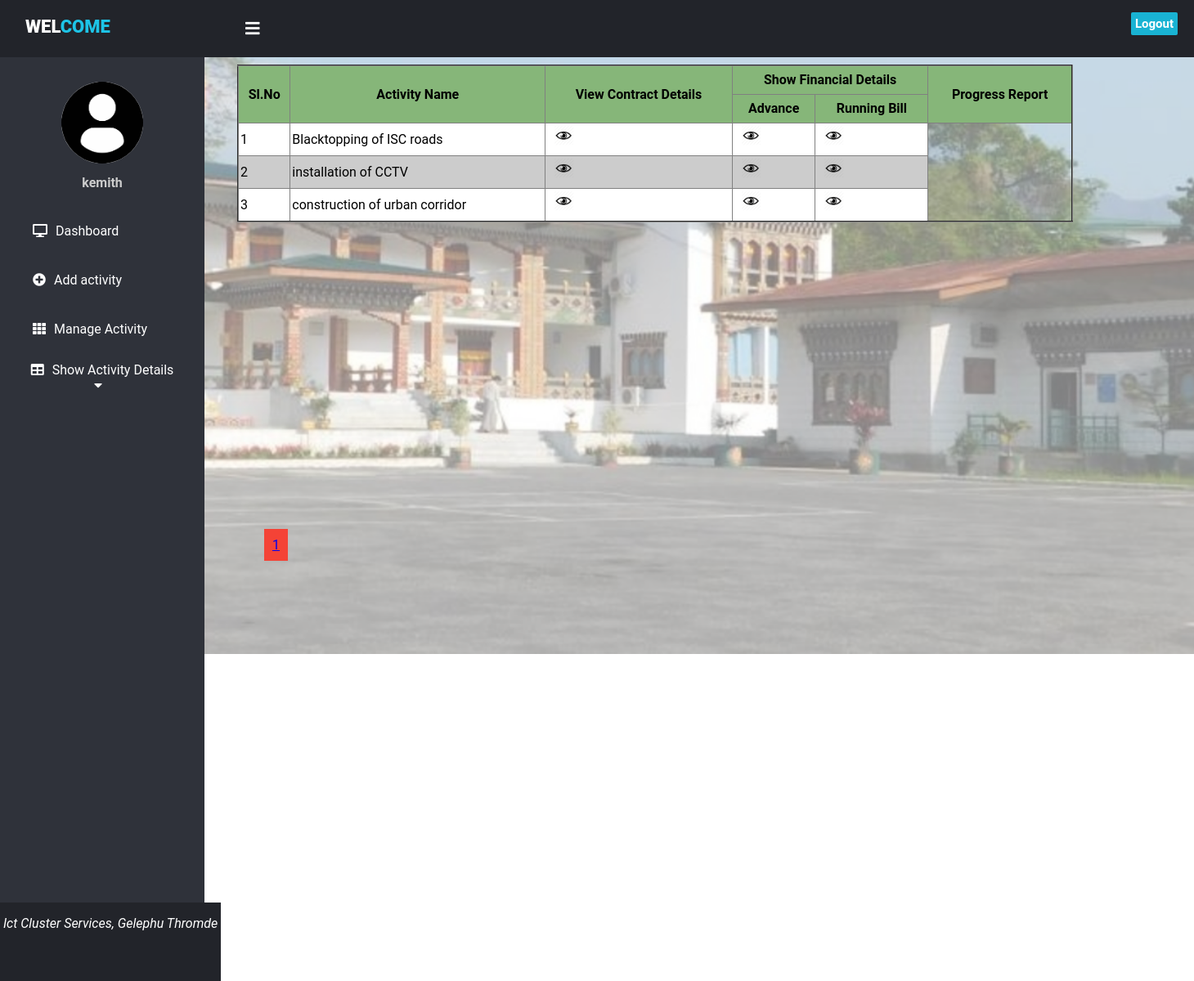
Screenshot of /view_contract.php (signed in) with the database file from the repository.
### tables this page shows
CREATE TABLE `activity` (
  `id` int(11) NOT NULL,
  `activity_name` varchar(100) NOT NULL,
  `FY` int(11) NOT NULL,
  `approved_budget` int(11) NOT NULL,
  `technical_sanction` varchar(1000) NOT NULL,
  `adms_fs` varchar(1000) NOT NULL,
  `nit` varchar(1000) NOT NULL,
  `created_date` timestamp NOT NULL DEFAULT CURRENT_TIMESTAMP ON UPDATE CURRENT_TIMESTAMP,
  `user_id` int(11) NOT NULL,
  `mode_of_execution` varchar(100) NOT NULL
);

### view_contract.php (the view, shortened to what this page needs)
<!DOCTYPE html>
<html>
<head>
<link href="https://cdnjs.cloudflare.com/ajax/libs/font-awesome/5.13.0/css/all.min.css" rel="stylesheet">
<link rel="stylesheet" href="css/style.css">
</head>
<body>
<header>
	<label for="check">
	<i class="fas fa-bars" id="sidebar_btn"></i>
	</label>
	<div class="left_area">
	<h3>&nbsp;&nbsp;Wel<span>come</span></h3>
	</div>
	<div class="right_area">
	<a href="logout.php" class="logout_btn">Logout</a>
</header>
	<div class="sidebar">
	<center>
	<img src="images/profile.jpg" class="profile_image" alt="">
	<h4><?php
	echo $_SESSION['username'];
	?></h4>
	</center>
	<a href="dashboard.php"><i class="fas fa-desktop"></i><span>Dashboard</span></a>
	<a href="add_activity.php"><i class="fa fa-plus-circle"></i><span>Add activity</span></a>
	<a href="manage_activity.php"><i class="fas fa-th"></i><span>Manage Activity</span></a>
<div class="navbar">
 <div class="dropdown">
    <button class="dropbtn"><i class="fas fa-table"></i><span>Show Activity Details</span>
      <i class="fa fa-caret-down"></i>
    </button>
  </div>
</div>
</div>
	<div class="content">
		<table align="left" border="2" cellspacing="0" cellpadding="2" style="width:70%;line-height:30px;margin-left:40px;margin-top:60px;border-collapse:collapse;position:fixed;">">
		<tr>
			<th rowspan="2">Sl.No</th>
			<th rowspan="2">Activity Name</th>
			<th rowspan="2">View Contract Details</th>
			<th colspan="2">Show Financial Details</th>
			<th rowspan="2">Progress Report</th>
			</tr>
			<tr><th>Advance</th>
			<th>Running Bill</th></tr>
			<tr>
			<?php
			include('connection.php');
			$user=$_SESSION['username'];
			$query1=mysqli_query($db,"SELECT * FROM users where username='$user' ");
			$row=mysqli_fetch_array($query1);
			$id=$row['id'];
			$result_per_page=10;
			$query = mysqli_query($db,"SELECT * FROM activity where user_id='$id' and mode_of_execution='Contract' ORDER BY id DESC ");
			$number_of_results = mysqli_num_rows($query);
			$number_of_pages = ceil($number_of_results/$result_per_page);
			if(!isset($_GET['page'])){
				$page=1;
			}
			else{
				$page=$_GET['page'];
			}
			$this_page_first_result=($page-1)*$result_per_page;
			$sql="SELECT * FROM activity where user_id='$id' and mode_of_execution='Contract' ORDER BY id DESC LIMIT " .$this_page_first_result . ',' .$result_per_page;
			$result = mysqli_query($db,$sql);
			$count=1;
			if($query-> num_rows > 0){
				while($row=mysqli_fetch_array($result)){
					?>
					<td><?php echo $count++;?></td>
					<td><?php  echo htmlentities($row["activity_name"]);?></td>
					<td><a href="view_contract_details.php?editid=<?php echo htmlentities ($row['id']);?>"><img src="images/view.png" width="25px" style="padding-left:8px" title="View"></a>
					<td><a href="view_advance.php?editid=<?php echo htmlentities ($row['id']);?>"><img src="images/view.png" width="25px" style="padding-left:8px" title="View"></a></td>
					<td><a href="running_bill.php?id=<?php echo htmlentities ($row['id']);?>"><img src="images/view.png" width="25px" style="padding-left:8px" title="View"></a></td>
				</tr>
					<?php
				}
		?>
		</table>
		<div class="pagination" style="margin-left:5%;margin-top:43%;position:fixed;">
		<?php
		for($page=1;$page<=$number_of_pages;$page++){
			echo '<a href="view_contract.php?page=' .$page . '" style="background-color:#f44336;display:inline-block;padding:10px 10px;">'.$page. '</a>';
		}
	 }
	?>
	</div>
	<?php include "footer.php"?>
</div>
</body>
</html>

### css/style.css (style rules this page uses)
header { position:fixed; background: #22242A; padding: 20px; width: 100%; height:30px; }
.left_area h3 { color:#fff; margin:0; text-transform:uppercase; font-size:22px; font-weight:900; }
.left_area span { color:#1DC4E7; }
.logout_btn { padding:5px; background:#19B3D3; text-decoration:none; float:right; margin-top:-30px; margin-right:40px; border-radius:2px; font-size:15px; font-weight:600; color:#fff; transition:0.5s; transition-property:background; }
.sidebar { background:#2F323A; margin-top:70px; padding-top:30px; position:absolute; left:0; width:250px; height:100%; transition:0.5s; transition-property:left; }
.sidebar .profile_image { width:100px; height:100px; border-radius:100px; margin-bottom:10px; }
.sidebar h4 { color:#ccc; margin-top:0; margin-bottom:20px; }
.sidebar a { color:#fff; display:block; width:100%; line-height:60px; text-decoration:none; padding-left:40px; box-sizing:border-box; transition:0.5s; transition-property:background; }
.sidebar i { padding-right:10px; }
label #sidebar_btn { z-index:1; color:#fff; position:fixed; cursor:pointer; left:300px; font-size:20px; margin:5px 0; transition:0.5s; transition-property:color; }
.content { margin-left:250px; background:url('../images/gelephu1.png'); background-position:right; background-size:cover; height: 100vh; width: 100%; transition:0.5s; }
label { font-family:Serif; font-weight: bold; font-size: 20px; }
th { margin-left:10px; background-color:#86b679; line-height:30px; }
tr:nth-child(even) { background-color:#ccc; }
tr:nth-child(odd) { background-color:#fff; }
.navbar { overflow: hidden; background-color: #2F323A; padding-right:11px; }
.dropdown { float: left; overflow: hidden; }
.dropdown .dropbtn { font-size: 16px; border: none; outline: none; color: white; padding: 10px 30px; background-color: inherit; font-family: inherit; margin: 0; width:250px; }

### view_contract.php (style rules this page uses)
body { margin:0; padding:0; font-family:"Roboto", sans-serif; }

### rows the page displays
activity: activity_name "Blacktopping of ISC roads"
activity: activity_name "installation of CCTV"
activity: activity_name "construction of urban corridor"

### other values shown
$_SESSION['username'] "kemith"
